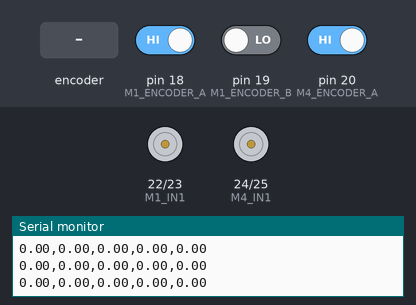
The program below on a simulated Arduino Mega 2560, built with avr-gcc and run on an emulated ATmega2560. Shown: motor-driver pin pairs drawn as motors (green arrow = first pin HIGH = forward, orange = second pin HIGH = backward, longer = more drive, scaled by the enable pin), the last lines printed to the serial monitor. Inputs (shaded band) come from the test bench; at power-on: pin 18 (M1_ENCODER_A) HIGH, pin 19 (M1_ENCODER_B) LOW, pin 20 (M4_ENCODER_A) HIGH.

Above: at 1.2 s.
1.3 s: rotary encoder on pin 18 (M1_ENCODER_A) / pin 19 (M1_ENCODER_B) turned 3 steps (first pin leading)
At 2.7 s:
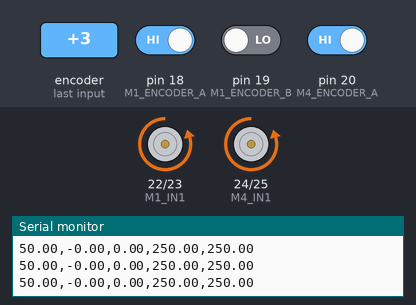
At 7.7 s:
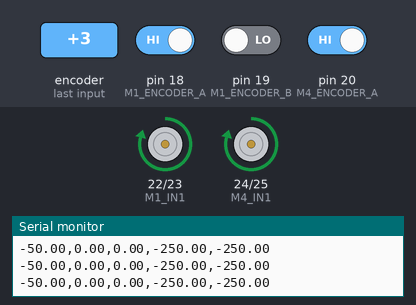
Timing chart, 0 to 14.8 s (numbered marks = the images above; inputs shaded):
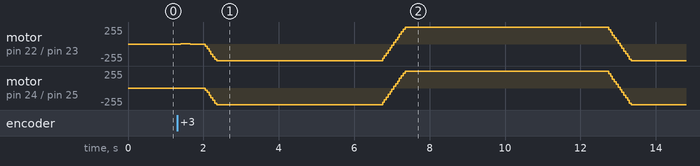

The program:

main.cpp
```cpp
#include <Arduino.h>
#include <MsTimer2.h>

/* ================== PIN DEFINITIONS ================== */
// --- Motor 1 ---
#define M1_IN1 22
#define M1_IN2 23
#define M1_PWM 11
#define M1_ENCODER_A 18
#define M1_ENCODER_B 19

// --- Motor 4 ---
#define M4_IN1 24
#define M4_IN2 25
#define M4_PWM 12
#define M4_ENCODER_A 20
#define M4_ENCODER_B 21

/* ================== PID STRUCTURE ================== */
typedef struct {
  float input;
  float output;
  float feedback;
  float k_p;
  float k_i;
  float k_d;
  float err_1;
  float err_2;
  float err_x;
  float out_max;
  float out_min;
  float err_x_max;
} PID;

/* ================== GLOBAL VARIABLES ================== */
volatile float motor_M1 = 0;
volatile float motor_M4 = 0;

int timecnt = 0;
int time_seconds = 0;

PID M1_Motor_PID;
PID M4_Motor_PID;

/* ================== FUNCTION PROTOTYPES ================== */
void Motor_Init(void);
void PID_Init(void);
void PID_Cal(PID *pid);
void Read_Motor_M1(void);
void Read_Motor_M4(void);
void Read_Motor_V(void);
void PID_Cal_Computer_Out(void);
void Motor_Test(void);
void Motor_PWM_Set(float m1_pwm, float m4_pwm);

/* ================== SETUP ================== */
void setup() {
  Motor_Init();
  PID_Init();
  MsTimer2::set(50, PID_Cal_Computer_Out);
  MsTimer2::start();
  Serial.begin(115200);
  Serial.println("Mega2560 Two Motor (M1 & M4) PID Ready");
}

/* ================== MAIN LOOP ================== */
void loop() {
  Motor_Test();
  Read_Motor_V();

  // Print format: Target, M1_Speed, M4_Speed, M1_PWM, M4_PWM
  Serial.print(M1_Motor_PID.input);
  Serial.print(",");
  Serial.print(M1_Motor_PID.feedback);
  Serial.print(",");
  Serial.print(M4_Motor_PID.feedback);
  Serial.print(",");
  Serial.print(M1_Motor_PID.output);
  Serial.print(",");
  Serial.println(M4_Motor_PID.output);
}

/* ================== TEST SEQUENCE ================== */
// TUNE HERE: CHANGE THESE VALUES TO TEST DIFFERENT TARGET SPEEDS (mm/s)
void Motor_Test(void) {
  float target = 0;
  if (time_seconds < 2)
    target = 0; // Stop for 2 seconds
  else if (time_seconds < 4)
    target = 50; // Slow forward
  else if (time_seconds < 6)
    target = 100; // Fast forward
  else if (time_seconds < 8)
    target = -50; // Slow reverse
  else if (time_seconds < 10)
    target = -100; // Fast reverse
  else
    time_seconds = 0;

  M1_Motor_PID.input = target;
  M4_Motor_PID.input = target;
}

/* ================== 50ms PID + PWM OUTPUT ================== */
void PID_Cal_Computer_Out(void) {
  PID_Cal(&M1_Motor_PID);
  PID_Cal(&M4_Motor_PID);

  Motor_PWM_Set(M1_Motor_PID.output, M4_Motor_PID.output);

  timecnt++;
  if (timecnt >= 20) {
    time_seconds++;
    timecnt = 0;
  }
}

/* ================== MOTOR PWM + DIRECTION ================== */
void Motor_PWM_Set(float m1_pwm, float m4_pwm) {
  // Motor 1
  if (m1_pwm > 0) {
    digitalWrite(M1_IN1, LOW);
    digitalWrite(M1_IN2, HIGH);
    analogWrite(M1_PWM, (int)m1_pwm);
  } else {
    digitalWrite(M1_IN1, HIGH);
    digitalWrite(M1_IN2, LOW);
    analogWrite(M1_PWM, (int)(-m1_pwm));
  }

  // Motor 4
  if (m4_pwm > 0) {
    digitalWrite(M4_IN1, LOW);
    digitalWrite(M4_IN2, HIGH);
    analogWrite(M4_PWM, (int)m4_pwm);
  } else {
    digitalWrite(M4_IN1, HIGH);
    digitalWrite(M4_IN2, LOW);
    analogWrite(M4_PWM, (int)(-m4_pwm));
  }
}

/* ================== PIN INITIALIZATION ================== */
void Motor_Init(void) {
  pinMode(M1_ENCODER_A, INPUT);
  pinMode(M1_ENCODER_B, INPUT);
  pinMode(M1_IN1, OUTPUT);
  pinMode(M1_IN2, OUTPUT);
  pinMode(M1_PWM, OUTPUT);

  pinMode(M4_ENCODER_A, INPUT);
  pinMode(M4_ENCODER_B, INPUT);
  pinMode(M4_IN1, OUTPUT);
  pinMode(M4_IN2, OUTPUT);
  pinMode(M4_PWM, OUTPUT);

  digitalWrite(M1_IN1, LOW);
  digitalWrite(M1_IN2, LOW);
  analogWrite(M1_PWM, 0);

  digitalWrite(M4_IN1, LOW);
  digitalWrite(M4_IN2, LOW);
  analogWrite(M4_PWM, 0);
}

/* ================== PID PARAMETERS ================== */
// TUNE HERE: ADJUST THESE VALUES IF THE MOTOR STUTTERS OR RESPONDS TOO SLOWLY
void PID_Init(void) {
  // --- Motor 1 Tuning ---
  M1_Motor_PID.k_p = 0.5; // Proportional: Increase for a stronger/faster kick
                          // towards the target
  M1_Motor_PID.k_i = 0.8; // Integral: Increase to reach exact target speed (too
                          // high = shaking/oscillations)
  M1_Motor_PID.k_d =
      0.1; // Derivative: Increase to dampen/smooth out sudden speed jerks
  M1_Motor_PID.out_max = 250;  // Max forward power limit (Arduino max is 255)
  M1_Motor_PID.out_min = -250; // Max reverse power limit
  M1_Motor_PID.input = 0;
  M1_Motor_PID.err_x_max = 1000; // Integral windup limit (prevents the math
                                 // from building up to infinity)

  // --- Motor 4 Tuning ---
  M4_Motor_PID.k_p = 0.5;
  M4_Motor_PID.k_i = 0.8;
  M4_Motor_PID.k_d = 0.1;
  M4_Motor_PID.out_max = 250;
  M4_Motor_PID.out_min = -250;
  M4_Motor_PID.input = 0;
  M4_Motor_PID.err_x_max = 1000;
}

/* ================== INCREMENTAL PID ================== */
void PID_Cal(PID *pid) {
  pid->err_2 = pid->err_1;
  pid->err_1 = pid->input - pid->feedback;

  float p = pid->k_p * pid->err_1;
  float i = pid->k_i * pid->err_x;
  float d = pid->k_d * (pid->err_1 - pid->err_2);

  pid->err_x += pid->err_1;
  pid->output = p + i + d;

  if (pid->output > pid->out_max)
    pid->output = pid->out_max;
  if (pid->output < pid->out_min)
    pid->output = pid->out_min;

  if (pid->err_x > pid->err_x_max)
    pid->err_x = pid->err_x_max;
  else if (pid->err_x < -pid->err_x_max)
    pid->err_x = -pid->err_x_max;
}

/* ================== ENCODER INTERRUPTS ================== */
// TUNE HERE: FIX "RUNAWAY" POSITIVE FEEDBACK MOTORS
void Read_Motor_M1(void) {
  int dir = digitalRead(M1_ENCODER_B);
  // If Motor 1 spins out of control at full speed, swap the -1 and 1 below!
  motor_M1 += (dir == 1) ? -1 : 1;
}

void Read_Motor_M4(void) {
  int dir = digitalRead(M4_ENCODER_B);
  // If Motor 4 spins out of control at full speed, swap the -1 and 1 below!
  motor_M4 += (dir == 1) ? -1 : 1;
}

/* ================== SPEED CALCULATION ================== */
void Read_Motor_V(void) {
  static float prev_speed_M1 = 0;
  static float prev_speed_M4 = 0;
  const float filter = 0.3;

  unsigned long end_time = millis() + 50;
  motor_M1 = 0;
  motor_M4 = 0;

  attachInterrupt(digitalPinToInterrupt(M1_ENCODER_A), Read_Motor_M1, FALLING);
  attachInterrupt(digitalPinToInterrupt(M4_ENCODER_A), Read_Motor_M4, FALLING);

  while (millis() < end_time)
    ;

  detachInterrupt(digitalPinToInterrupt(M1_ENCODER_A));
  detachInterrupt(digitalPinToInterrupt(M4_ENCODER_A));

  // TUNE HERE: UPDATE THESE NUMBERS IF YOU CHANGE MOTORS OR WHEELS
  // 330.0 = Encoder Pulses Per Revolution
  // 48.0 = Gearbox Ratio
  // 20.0 = Time multiplier (Because we read for 50ms, 1000ms/50ms = 20)
  // 3.14159 = Pi (To calculate wheel circumference)
  float new_speed_M1 = (motor_M1 / 330.0) * 48.0 * 3.14159 * 20.0;
  float new_speed_M4 = (motor_M4 / 330.0) * 48.0 * 3.14159 * 20.0;

  M1_Motor_PID.feedback = (1 - filter) * new_speed_M1 + filter * prev_speed_M1;
  M4_Motor_PID.feedback = (1 - filter) * new_speed_M4 + filter * prev_speed_M4;

  prev_speed_M1 = M1_Motor_PID.feedback;
  prev_speed_M4 = M4_Motor_PID.feedback;
}
```
